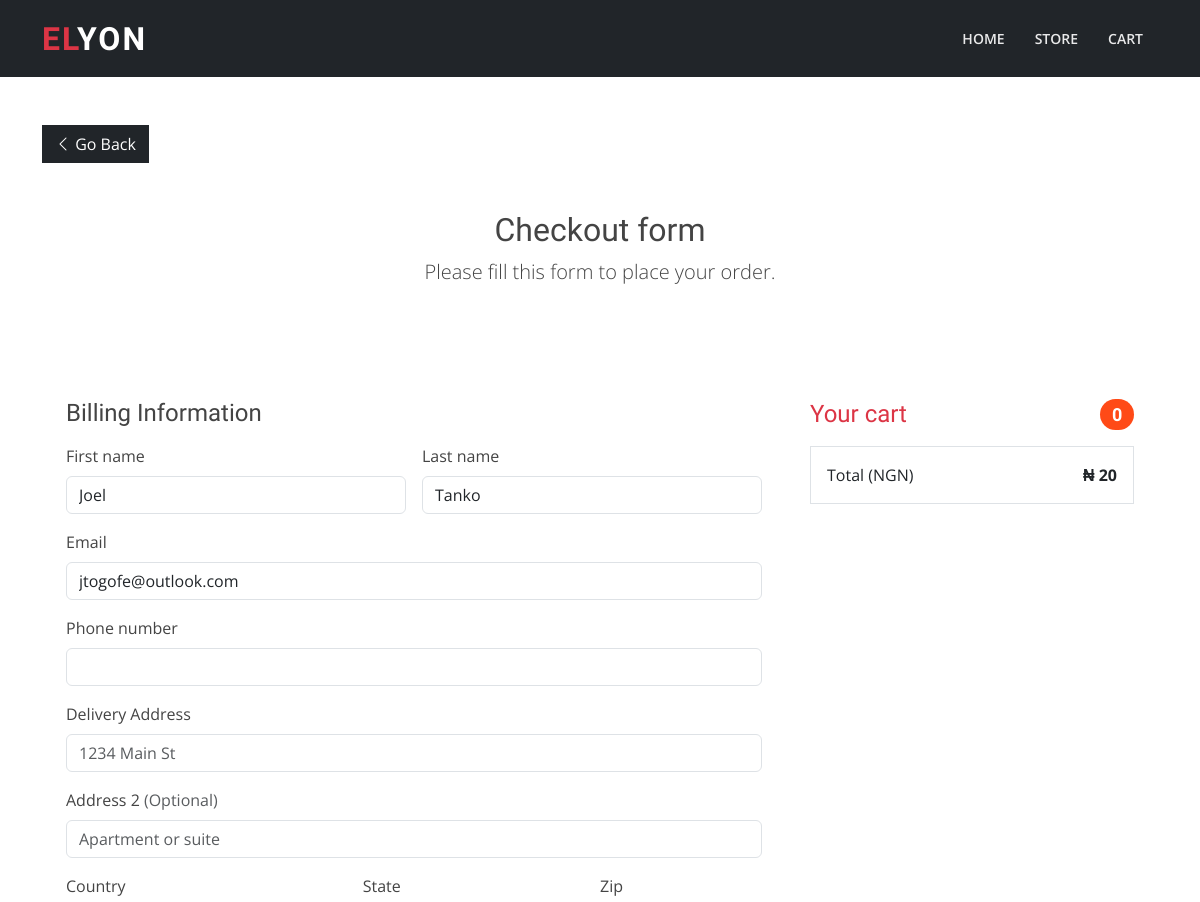
/store/checkout/ (signed in, upper part), run on an earlier commit of the app's database.
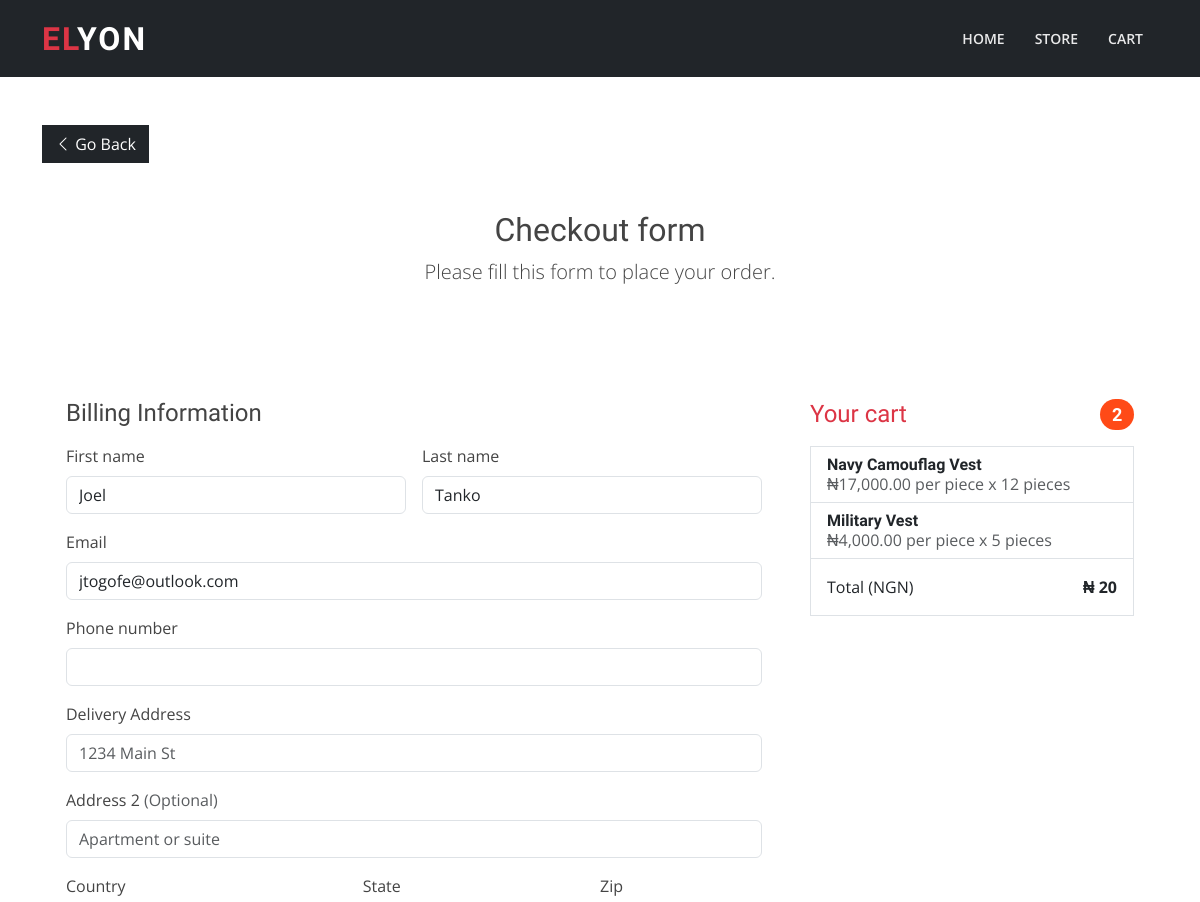
And on a later commit of the database.
### store/models.py (models this page shows, shortened)
class ShoppingCart(models.Model):
    owner = models.ForeignKey('Customer', on_delete=models.CASCADE)
    items = models.ManyToManyField("OrderItem", blank=True)

class OrderItem(DbModel):
    ORDER_ITEM_TYPE = (
        ('pieces', 'Pieces'),
        ('bundle', 'Bundle'),
    )
    product = models.ForeignKey("Product", on_delete=models.CASCADE)
    quantity = models.IntegerField()
    quantity_type = models.CharField(max_length=20, choices=ORDER_ITEM_TYPE, default='pieces')

class Product(DbModel):
    name = models.CharField(max_length=200)
    slug = models.SlugField(max_length=200, blank=True, null=True)
    description = models.TextField(blank=True, null=True)
    price_per_piece = models.DecimalField(max_digits=1000, decimal_places=2)
    price_per_bundle = models.DecimalField(max_digits=1000, decimal_places=2, blank=True, null=True)
    receivable = models.ForeignKey("core.Receivable", on_delete=models.CASCADE, related_name='parent')
    images = models.ManyToManyField("core.File", blank=True)
    category = models.ForeignKey("Category", on_delete=models.CASCADE, blank=True, null=True)
    tags = models.ManyToManyField("Tag",  blank=True, related_name='tags')

### store/views.py (the view, shortened to what this page needs)
# urls.py: path('checkout/', checkout_view, name="checkout"),
@login_required(login_url='store:login', redirect_field_name='rdr_next')
def checkout_view(request):
    template = 'store/checkout.html'
    customer = get_or_create_customer(request)
    cart = customer.cart
    user:User = request.user
    ctx = {
        'page_title': "Place Order",
        'cart': cart,
        'customer': customer
    }
    return render(request, template, ctx)

### core/context_processors.py (called while the page is built)
def messages(request):
    unread_messages = Message.objects.filter(read_status=False).order_by('-id')
    context = {
        'unread_messages': unread_messages,
        'unread_messages_count': unread_messages.count(),
    }
    return context

def catalog(request):
    settings = SiteSettings.objects.get(id=1)
    _catalog = settings.catalog_items.all()
    context = {
        'catalog': _catalog.order_by('-id'),
        'catalog_count': _catalog.count(),
    }
    return context

def notifications(request):
    unread_notifications = Notification.objects.filter(read_status=False).order_by('-id')
    context = {
        'unread_notifications': unread_notifications,
        'unread_notifications_count': unread_notifications.count(),
    }
    return context

### store/context_processors.py (called while the page is built)
def store_context(request):
    context = {
        'products': Product.objects.all(),
    }
    return context

### store/views.py (called while the page is built, shortened)
def get_or_create_customer(request):
    if request.user.is_authenticated:
        customer, created = Customer.objects.get_or_create(user=request.user)
        if not customer.cart:
            customer.cart = ShoppingCart.objects.create(owner=customer)
            customer.save()
    return customer

### templates/store/checkout.html (shortened to what this page needs)
{% extends "./base.html" %}
{% load static humanize %}
{% block content %}
<div class="container">
  <main class="py-5">
    <a href="{% url 'store:cart' %}" class="btn btn-dark rounded-0"> <i class="bi bi-chevron-left"></i> Go Back </a>
    <div class="py-5 text-center">
      <h2>Checkout form</h2>
      <p class="lead">Please fill this form to place your order.</p>
    </div>
    <div class="row m-0 g-5">
      <div class="col-md-5 col-lg-4 order-md-last">
        <h4 class="d-flex justify-content-between align-items-center mb-3">
          <span class="text-danger">Your cart</span>
          <span class="badge bg-orange rounded-pill">{{ cart.items.count }}</span>
        </h4>
        <ul class="list-group mb-3">
          {% for item in cart.items.all %}
            <li class="list-group-item rounded-0 d-flex align-items-center justify-content-between lh-sm">
              <div>
                  <h6 class="my-0 bold">{{ item.product.name }}</h6>
                  <span class="text-body-secondary">
                      {% if item.quantity_type == 'bundle' %}
                          ₦{{item.product.price_per_bundle|default:"0.00"|intcomma}} per bundle x {{ item.quantity }} bundles
                      {% else %}
                          ₦{{item.product.price_per_piece|default:"0.00"|intcomma}} per piece x {{ item.quantity }} pieces
                      {% endif %}
                  </span>
              </div>
            </li>
          {% endfor %}
          <li class="list-group-item rounded-0 py-3 d-flex justify-content-between">
            <span>Total (NGN)</span>
            <strong> ₦ 20 </strong>
          </li>
        </ul>
      </div>
      <div class="col-md-7 col-lg-8">
        <h4 class="mb-3">Billing Information</h4>
        <form class="needs-validation" method="post">
          <div class="row g-3">
            <div class="col-sm-6">
              <label for="firstName" class="form-label">First name</label>
              <input name="first_name" type="text" class="form-control" id="firstName" value="{{ user.first_name }}" required="true">
            </div>
            <div class="col-sm-6">
              <label for="lastName" class="form-label">Last name</label>
              <input name="last_name" type="text" class="form-control" id="lastName" value="{{ user.last_name }}" required="true">
            </div>
            <div class="col-12">
              <label for="email" class="form-label">Email</label>
              <input name="email" type="email" class="form-control" id="email" value="{{ user.email }}"  required="true">
            </div>
            <div class="col-12">
              <label for="phone" class="form-label">Phone number</label>
              <input name="phone" type="tel" class="form-control" id="phone" value="{{ user.customer.phone_number }}" required="true">
            </div>
            <div class="col-12">
              <label for="address" class="form-label">Delivery Address</label>
              <input name="address" type="text" class="form-control" id="address" placeholder="1234 Main St" required="true">
            </div>
            <div class="col-12">
              <label for="address2" class="form-label">Address 2 <span class="text-body-secondary">(Optional)</span></label>
              <input name="address2" type="text" class="form-control" id="address2" placeholder="Apartment or suite">
            </div>
            <div class="col-md-5">
              <label for="country" class="form-label">Country</label>
            </div>
            <div class="col-md-4">
              <label for="state" class="form-label">State</label>
            </div>
            <div class="col-md-3">
              <label for="zip" class="form-label">Zip</label>
            </div>
          </div>
        </form>
      </div>
    </div>
  </main>
</div>
{% endblock content %}

What changed in the data, as far as the page shows it:
computed for ShoppingCart: items.count "0" → "2"
added OrderItem: product.name "Navy Camouflag Vest", product.price_per_piece "17,000.00", quantity "12"
added OrderItem: product.name "Military Vest", product.price_per_piece "4,000.00", quantity "5"
